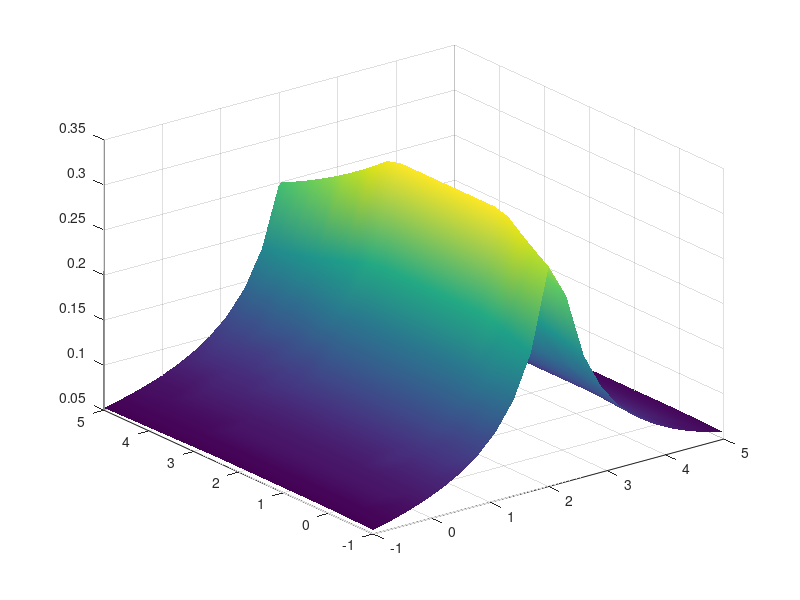

The MATLAB source for this figure:
%% funnel potential 
clear all; clc; close all

theta = pi/4;

R = [cos(theta), -sin(theta); sin(theta), cos(theta)];

H1 = R.'*[1,0;0,0]*R;
F1 = [1;0];


u = @(H,F,x,y,x0,y0) (x-x0).*(H(1,1).*(x-x0) + H(2,1).*(y-y0)) + (y-y0).*(H(1,2).*(x-x0) + H(2,2).*(y-y0)) ... 
    + F(1).*(x-x0) + F(2).*(y-y0);


[X,Y] = meshgrid(-10:0.2:10,-10:0.2:10);


Z = u(H1,F1,X,Y,0,0);

surf(X,Y,Z)
xlabel('x')
ylabel('y')
shading interp


%% pointwise repulsive potential function
% Abbas, M.A., Milman, R. and Eklund, J.M., 2017. Obstacle avoidance in 
% real time with nonlinear model predictive control of autonomous vehicles. 
% Canadian journal of electrical and computer engineering, 40(1), pp.12-22.
clear all; clc; close all


epsilon = 1;

u = @(x,y,x0,y0) ((x-x0).^2 + (y-y0).^2 + epsilon).^(-1);


[X,Y] = meshgrid(-10:0.1:10,-10:0.1:10);
Z = u(X,Y,3,3);


surf(X,Y,Z)
xlabel('x')
ylabel('y')
title('pointwise repulsive potential function')
shading interp


%% 2D sigmoid test
% Benavente, R., Vanrell, M. and Baldrich, R., 2008. Parametric fuzzy sets 
% for automatic color naming. JOSA A, 25(10), pp.2582-2593.


clear all; clc

phi = pi/6;
tx = 0;
ty = 0;
e_x = 5;
e_y = 200;
beta_e = 6;


U = @(x,y, tx, ty, phi, beta_e, e_x, e_y) ...
    1-(1 + exp( -beta_e*( ...
    (x*cos(phi) - tx*cos(phi) + ty*sin(phi) - y*sin(phi)).^2/e_x + ... 
    (y*cos(phi) - ty*cos(phi) - tx*sin(phi) + x*sin(phi)).^2/e_y - 1))).^(-1);

[X,Y] = meshgrid(-20:0.3:20,-20:0.3:20);

Z = U(X,Y,tx, ty, phi, beta_e, e_x, e_y);

surf(X,Y,Z)
shading interp


%%
% Hwang, Y.K. and Ahuja, N., 1992. A potential field approach to path 
% planning. IEEE Transactions on Robotics and Automation, 8(1), pp.23-32.

clear all; clc


[X,Y] = meshgrid(-1:0.3:5,-1:0.3:5);


xp = 2;
yp = 0;
xq = 2;
yq = 2.5;
g1 = (yq-yp)*X-(xq-xp)*Y+xq*yp-yq*xp;

xp = 2;
yp = 2.5;
xq = 2.2;
yq = 2.5;
g2 = (yq-yp)*X-(xq-xp)*Y+xq*yp-yq*xp;

xp = 2.2;
yp = 2.5;
xq = 2.2;
yq = 0;
g3 = (yq-yp)*X-(xq-xp)*Y+xq*yp-yq*xp;

xp = 2.2;
yp = 0;
xq = 2;
yq = 0;
g4 = (yq-yp)*X-(xq-xp)*Y+xq*yp-yq*xp;



f = g1+abs(g1) + g2+abs(g2) + g3+abs(g3) + g4+abs(g4);

p = (1 + f).^(-1);


surf(X,Y,p)
shading interp